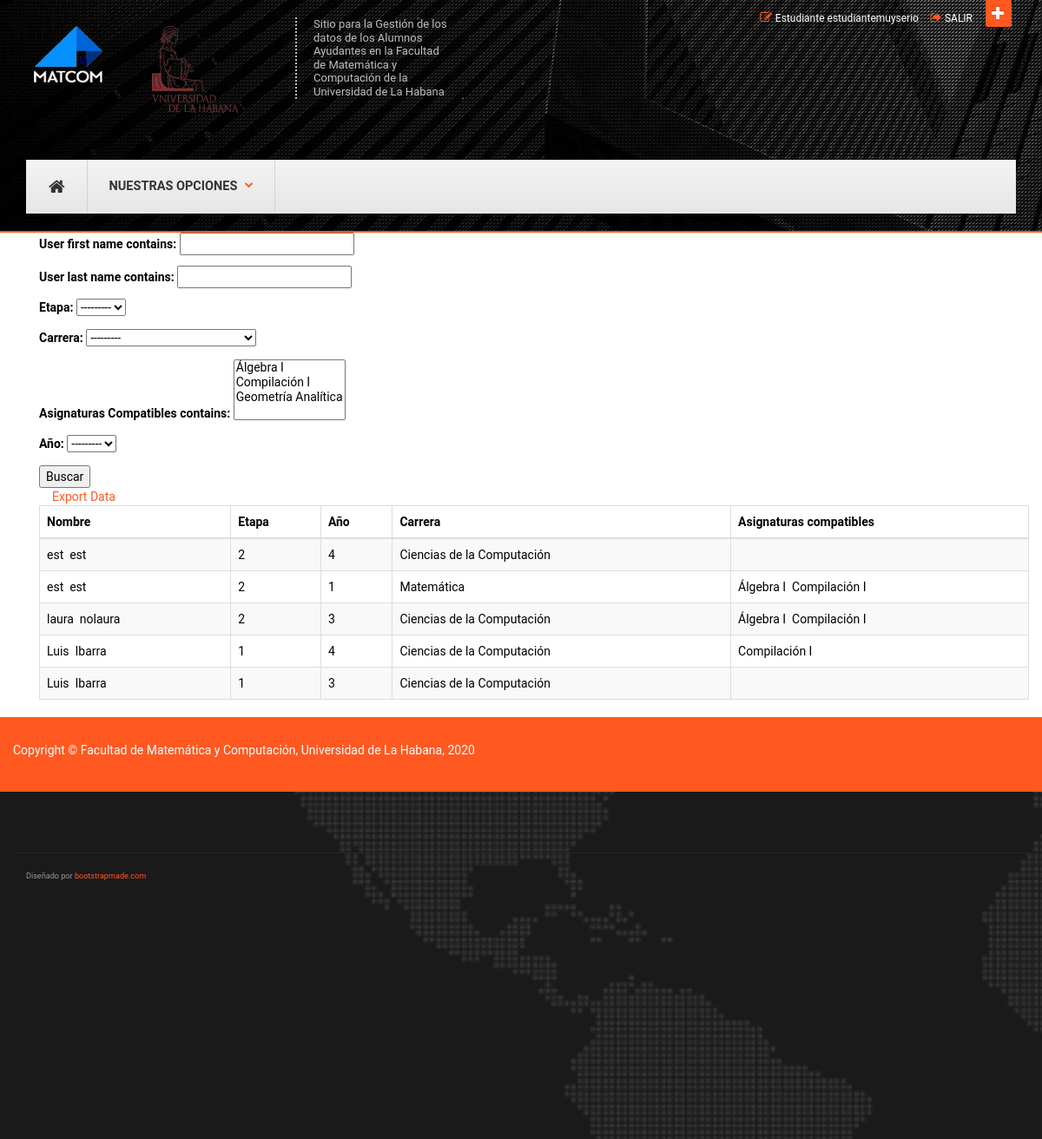
Page /user_estudiante/consulta/ (signed in) on the earlier database version.
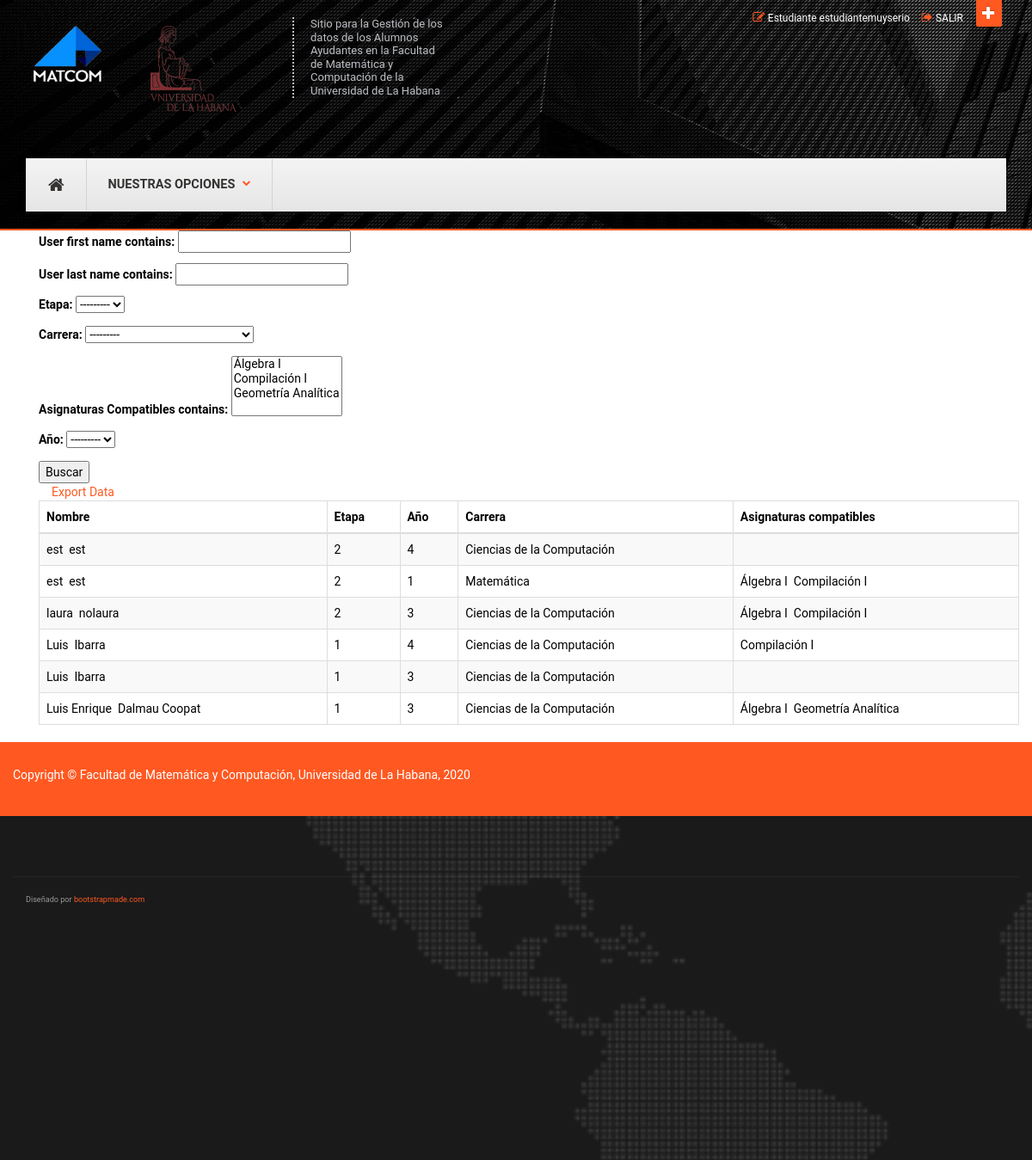
Same page on the later database version.
### estudiante/models.py (models this page shows, shortened)
class Estudiante(models.Model):
    user = models.OneToOneField(User, on_delete=models.CASCADE, primary_key=True)
    inicio = models.DateField("Fecha de inicio de la ayudantía", auto_now=False, auto_now_add=False)
    carrera = models.ForeignKey(Carrera, verbose_name="Carrera", on_delete=models.CASCADE )
    etapa =  models.ForeignKey(Etapa, verbose_name="Etapa", on_delete=models.CASCADE)
    compatible = models.ManyToManyField(Asignatura, verbose_name="Asignaturas Compatibles")
    anno = models.IntegerField("Año", unique= False, validators= (valid_year,))

class User(AbstractUser):
    is_student = models.BooleanField(default=False)
    is_teacher = models.BooleanField(default=False)
    is_administrative = models.BooleanField(default=False)

class Etapa(models.Model):
    etapa = models.IntegerField("Etapa", unique=True)
    pago = models.FloatField("Pago", validators=(positive,))
    def __str__(self):
        return '{}'.format(self.etapa)

### asignatura/models.py (models this page shows)
class Carrera(models.Model):
    nombre = models.CharField("Nombre", max_length=200,unique=True)
    asignaturas = models.ManyToManyField(Asignatura, )
    class Meta(User.Meta):
        verbose_name = 'carrera'
        verbose_name_plural = 'carreras'
    def __str__(self):
        return '{}'.format(self.nombre)

class Asignatura(models.Model):
    nombre = models.CharField("Nombre", max_length=200, unique=True)
    class Meta(User.Meta):
        verbose_name = 'asignatura'
        verbose_name_plural = 'asignaturas'
    def __str__(self):
        return '{}'.format(self.nombre)

### estudiante/views.py (the view, shortened to what this page needs)
# urls.py: path('user_estudiante/consulta/', EstudianteQueryView.as_view(filterset_class = EstudianteFilter),name='estudiante_consulta'),
class EstudianteQueryView(FilterView):
    model = Estudiante
    template_name = "consultas/estudiante.html"
    @role_permission('Estudiante')
    def get(self, request, *args, **kwargs):
        return super().get(request, *args, **kwargs)

### templates/consultas/estudiante.html (shortened to what this page needs)
{% extends 'estudiante/index.html' %}
{% block body %}
<div class="container">
  <form method="get" style= "color:black" >
    {{ filter.form.as_p }}
    <button type="submit" style= "color:black" >Buscar</button>
    </form>
  <a href="{% url 'estudiantes:estudiante_consulta_export' %}" class="col-md-12">Export Data</a>
  <table class="table table-striped table-bordered" style= "color:black">
    <thead>
      <th>Nombre</th>
      <th>Etapa</th>
      <th>Año</th>
      <th>Carrera</th>
      <th>Asignaturas compatibles</th>
    </thead>
    <tbody>
      {% for est in filter.qs %}
      <tr>
        <td>{{ est.user.first_name}} &nbsp;{{ est.user.last_name }} &nbsp;&nbsp;</td>
        <td>{{ est.etapa}}&nbsp;&nbsp;</td>
        <td>{{ est.anno}}&nbsp;&nbsp;</td>
        <td>{{ est.carrera}}&nbsp;&nbsp;</td>
        <td> {% for a in est.compatible.all %} {{a}}&nbsp;{% endfor %}</td>
      </tr>
      {% endfor %}
    </tbody>
  </table>
</div>
{% endblock  %}

Differences in the rows shown:
added Estudiante: user.first_name "Luis Enrique", user.last_name "Dalmau Coopat", etapa "1", anno "3", carrera "Ciencias de la Computación", Asignatura (nombre "Álgebra I")
now on this page (row unchanged): Asignatura: nombre "Geometría Analítica", shown under "Luis Enrique"
